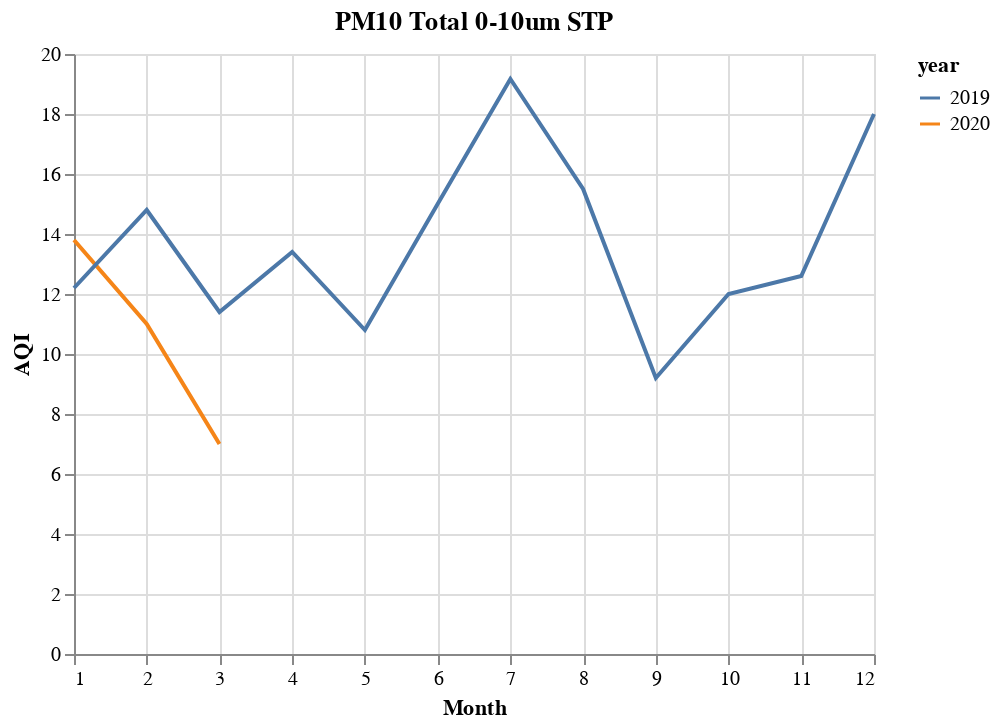

Notebook cell for this chart:
### Code cell
pm10_2019 = pd.read_csv("../../data/final/epa_air_params/pm10_2019_avg_df.csv")
pm10_2020 = pd.read_csv("../../data/final/epa_air_params/pm10_2020_avg_df.csv")

pm10_2019_chart = alt.Chart(pm10_2019).mark_line().encode(
    alt.X("month", title="Month"),
    alt.Y("aqi", title="AQI"),
    color="year:N"
)
pm10_2020_chart = alt.Chart(pm10_2020).mark_line().encode(
    alt.X("month", title="Month"),
    alt.Y("aqi", title="AQI"),
    color="year:N"
)
(pm10_2020_chart + pm10_2019_chart).properties(title="PM10 Total 0-10um STP")

### Figure 1 — Vega-Lite specification as saved in the notebook (floating-point values rounded to 4 significant figures)
{"config": {"view": {"continuousWidth": 400, "continuousHeight": 300}}, "layer": [{"data": {"name": "data-42ec6e317f7f3a95420b05d5e96bbb64"}, "mark": "line", "encoding": {"color": {"type": "nominal", "field": "year"}, "x": {"type": "quantitative", "field": "month", "title": "Month"}, "y": {"type": "quantitative", "field": "aqi", "title": "AQI"}}}, {"data": {"name": "data-3e8b0616f464e14f9f7bdeca7ef53044"}, "mark": "line", "encoding": {"color": {"type": "nominal", "field": "year"}, "x": {"type": "quantitative", "field": "month", "title": "Month"}, "y": {"type": "quantitative", "field": "aqi", "title": "AQI"}}}], "title": "PM10 Total 0-10um STP", "$schema": "https://vega.github.io/schema/vega-lite/v4.8.1.json", "datasets": {"data-42ec6e317f7f3a95420b05d5e96bbb64": [{"date_month": "2020-01-01", "aqi": 13.8, "arithmetic_mean": 14.8, "units_of_measure": "Micrograms/cubic meter (25 C)", "parameter": "PM10 Total 0-10um STP", "year": 2020, "month": 1}, {"date_month": "2020-03-01", "aqi": 7.0, "arithmetic_mean": 8.0, "units_of_measure": "Micrograms/cubic meter (25 C)", "parameter": "PM10 Total 0-10um STP", "year": 2020, "month": 3}, {"date_month": "2020-02-01", "aqi": 11.0, "arithmetic_mean": 12.0, "units_of_measure": "Micrograms/cubic meter (25 C)", "parameter": "PM10 Total 0-10um STP", "year": 2020, "month": 2}], "data-3e8b0616f464e14f9f7bdeca7ef53044": [{"date_month": "2019-08-01", "aqi": 15.5, "arithmetic_mean": 16.83, "units_of_measure": "Micrograms/cubic meter (25 C)", "parameter": "PM10 Total 0-10um STP", "year": 2019, "month": 8}, {"date_month": "2019-04-01", "aqi": 13.4, "arithmetic_mean": 14.6, "units_of_measure": "Micrograms/cubic meter (25 C)", "parameter": "PM10 Total 0-10um STP", "year": 2019, "month": 4}, {"date_month": "2019-01-01", "aqi": 12.2, "arithmetic_mean": 13.4, "units_of_measure": "Micrograms/cubic meter (25 C)", "parameter": "PM10 Total 0-10um STP", "year": 2019, "month": 1}, {"date_month": "2019-12-01", "aqi": 18.0, "arithmetic_mean": 19.4, "units_of_measure": "Micrograms/cubic meter (25 C)", "parameter": "PM10 Total 0-10um STP", "year": 2019, "month": 12}, {"date_month": "2019-03-01", "aqi": 11.4, "arithmetic_mean": 12.2, "units_of_measure": "Micrograms/cubic meter (25 C)", "parameter": "PM10 Total 0-10um STP", "year": 2019, "month": 3}, {"date_month": "2019-02-01", "aqi": 14.8, "arithmetic_mean": 16.0, "units_of_measure": "Micrograms/cubic meter (25 C)", "parameter": "PM10 Total 0-10um STP", "year": 2019, "month": 2}, {"date_month": "2019-10-01", "aqi": 12.0, "arithmetic_mean": 12.8, "units_of_measure": "Micrograms/cubic meter (25 C)", "parameter": "PM10 Total 0-10um STP", "year": 2019, "month": 10}, {"date_month": "2019-09-01", "aqi": 9.2, "arithmetic_mean": 10.2, "units_of_measure": "Micrograms/cubic meter (25 C)", "parameter": "PM10 Total 0-10um STP", "year": 2019, "month": 9}, {"date_month": "2019-05-01", "aqi": 10.8, "arithmetic_mean": 11.8, "units_of_measure": "Micrograms/cubic meter (25 C)", "parameter": "PM10 Total 0-10um STP", "year": 2019, "month": 5}, {"date_month": "2019-11-01", "aqi": 12.6, "arithmetic_mean": 13.6, "units_of_measure": "Micrograms/cubic meter (25 C)", "parameter": "PM10 Total 0-10um STP", "year": 2019, "month": 11}, {"date_month": "2019-06-01", "aqi": 15.0, "arithmetic_mean": 16.2, "units_of_measure": "Micrograms/cubic meter (25 C)", "parameter": "PM10 Total 0-10um STP", "year": 2019, "month": 6}, {"date_month": "2019-07-01", "aqi": 19.17, "arithmetic_mean": 20.67, "units_of_measure": "Micrograms/cubic meter (25 C)", "parameter": "PM10 Total 0-10um STP", "year": 2019, "month": 7}]}}
